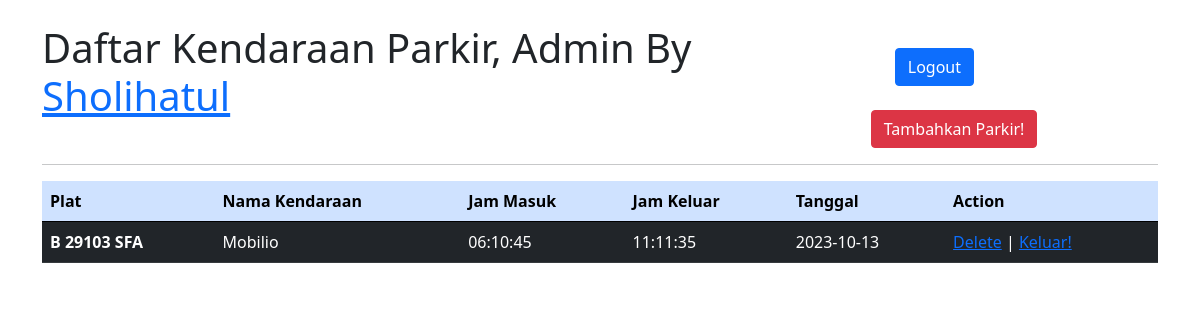
The app's page / (signed in) with its own data.
### tables this page shows
CREATE TABLE `kendaraan` (
  `plat` varchar(255) NOT NULL,
  `namakendaraan` varchar(50) NOT NULL,
  `masuk` time NOT NULL,
  `keluar` time NOT NULL,
  `tanggal` date DEFAULT NULL
);

### config/config.php (called while the page is built, shortened)
<?php
$host = "localhost";
$password = "";
$user = "root";
$db = "parkir";
$conn = mysqli_connect($host, $user, $password, $db);
function query($query){
    global $conn;
    $result = mysqli_query($conn, $query);
    $data = array();
    while ($row = mysqli_fetch_assoc($result)) {
        $data[] = $row;
    }
    return $data;
}
?>

### index.php (the view, shortened to what this page needs)
<?php
include 'config/config.php';
$query = "SELECT * FROM kendaraan";
$hasil = query($query);
?>
<!doctype html>
<html lang="en">
<head>
    <link href="https://cdn.jsdelivr.net/npm/bootstrap@5.0.2/dist/css/bootstrap.min.css"
          rel="stylesheet"
>
</head>
<body>
<div class="container pt-4">
    <div class="d-flex justify-content-between">
        <div><h1>Daftar Kendaraan Parkir, Admin By <a href=""><?php  echo $_SESSION["nama_lengkap"]  ?></a></h1></div>
        <div</div>
        <div><a href="logout.php" class="btn btn-primary m-4">Logout</a><a href="tambah.php" class="btn btn-danger">Tambahkan Parkir!</a></div>
    </div>
    <hr>
    <table class="table">
        <thead>
        <tr class="table-primary">
            <th scope="col">Plat</th>
            <th scope="col">Nama Kendaraan</th>
            <th scope="col">Jam Masuk</th>
            <th scope="col">Jam Keluar</th>
            <th scope="col">Tanggal</th>
            <th scope="col">Action</th>
        </tr>
        </thead>
        <tbody>
        <?php foreach ($hasil as $item) { ?>
            <tr class="table-dark">
                <th scope="row"><?php echo $item["plat"]; ?></th>
                <td><?php echo $item["namakendaraan"]; ?></td>
                <td><?php echo $item["masuk"]; ?></td>
                <td><?php echo $item["keluar"]; ?></td>
                <td><?php echo $item["tanggal"]; ?></td>
                <td>
                    <a href="delete.php?plat=<?php echo $item['plat']; ?>">Delete</a> |
                    <a href="edit.php?plat=<?php echo $item['plat']  ?>">Keluar!</a>
                </td>
            </tr>
        <?php } ?>
        </tbody>
    </table>
</div>
</body>
</html>

### records on screen
kendaraan: plat "B 29103 SFA", namakendaraan "Mobilio", masuk "06:10:45", keluar "11:11:35", tanggal "2023-10-13"

### other values on screen
$_SESSION["nama_lengkap"] "Sholihatul"
